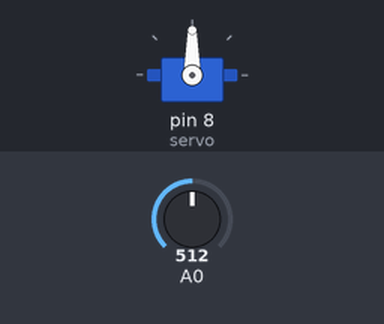
Recording of a sketch running on a simulated Arduino Uno, built with avr-gcc and run on an emulated ATmega328P. On the bench: servo. The test bench sets the inputs (shaded band); at power-on: A0 = 512.

Above: at 1.2 s.
1.3 s: A0 set to 716
At 2.1 s:
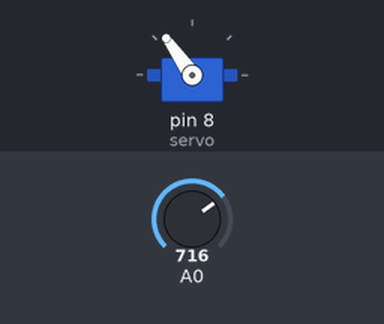
2.8 s: A0 set to 900
At 4.0 s:
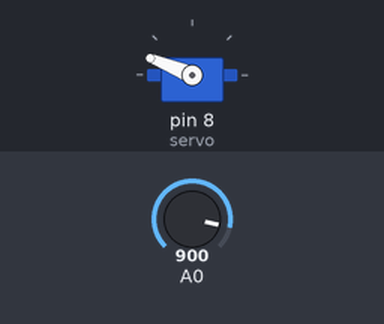
4.3 s: A0 set to 1023
At 5.5 s:
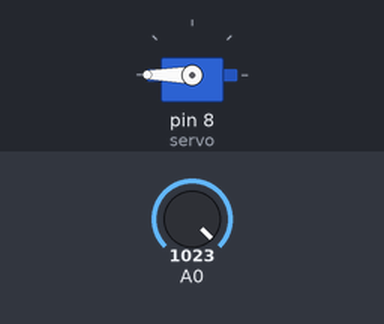
5.8 s: A0 set to 306
At 6.8 s:
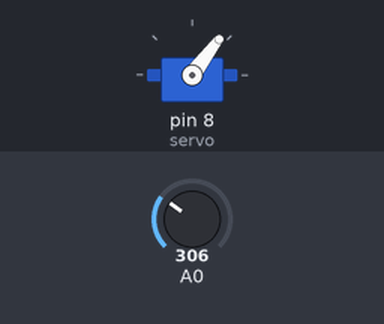
7.3 s: A0 set to 122
At 7.7 s:
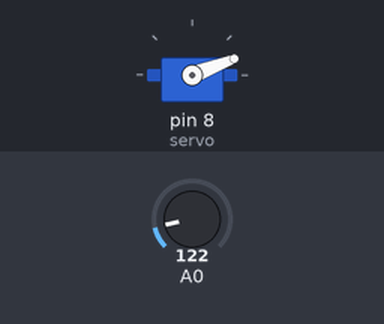
Timing chart, 0 to 9.8 s (numbered marks = the images above; inputs shaded):
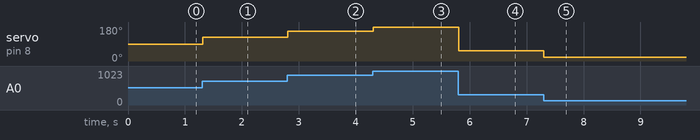

The sketch:

topic13.ino
```cpp
#include <Servo.h>

Servo servo;

void setup()
{
  servo.attach(8);
  // 서보모터는 핀모드 지정 안해줌
}

void loop()
{
  int k = analogRead(A0);
  int p = map(k, 0, 1023, 0, 180);
  servo.write(p);
  delay(10);
}
```

Measured:
- after the input at 1.3 s, servo on pin 8 (servo): 90° → 125° at once
- after the input at 2.8 s, servo on pin 8 (servo): 125° → 158° at once
- after the input at 4.3 s, servo on pin 8 (servo): 158° → 180° at once
- after the input at 5.8 s, servo on pin 8 (servo): 180° → 53° at once
- after the input at 7.3 s, servo on pin 8 (servo): 53° → 21° at once
